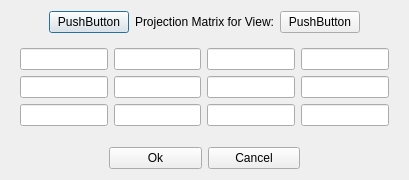
<?xml version="1.0" encoding="UTF-8"?>
<ui version="4.0">
 <class>Dialog</class>
 <widget class="QDialog" name="Dialog">
  <property name="geometry">
   <rect>
    <x>0</x>
    <y>0</y>
    <width>409</width>
    <height>180</height>
   </rect>
  </property>
  <property name="windowTitle">
   <string>Dialog</string>
  </property>
  <layout class="QVBoxLayout" name="verticalLayout" stretch="0,0,1,0">
   <item>
    <layout class="QHBoxLayout" name="horizontalLayout" stretch="1,0,0,0,1">
     <item>
      <widget class="QWidget" name="widget_5" native="true"/>
     </item>
     <item>
      <widget class="QPushButton" name="pushButton_6">
       <property name="text">
        <string>PushButton</string>
       </property>
      </widget>
     </item>
     <item>
      <widget class="QLabel" name="label_5">
       <property name="text">
        <string>Projection Matrix for View:</string>
       </property>
       <property name="alignment">
        <set>Qt::AlignCenter</set>
       </property>
      </widget>
     </item>
     <item>
      <widget class="QPushButton" name="pushButton_5">
       <property name="text">
        <string>PushButton</string>
       </property>
      </widget>
     </item>
     <item>
      <widget class="QWidget" name="widget_6" native="true"/>
     </item>
    </layout>
   </item>
   <item>
    <widget class="QWidget" name="widget" native="true">
     <layout class="QGridLayout" name="gridLayout_3">
      <item row="1" column="3">
       <widget class="QLineEdit" name="lineEdit_10"/>
      </item>
      <item row="2" column="2">
       <widget class="QLineEdit" name="lineEdit_13"/>
      </item>
      <item row="2" column="0">
       <widget class="QLineEdit" name="lineEdit_11"/>
      </item>
      <item row="0" column="3">
       <widget class="QLineEdit" name="lineEdit_6"/>
      </item>
      <item row="1" column="0">
       <widget class="QLineEdit" name="lineEdit_7"/>
      </item>
      <item row="2" column="1">
       <widget class="QLineEdit" name="lineEdit_12"/>
      </item>
      <item row="1" column="1">
       <widget class="QLineEdit" name="lineEdit_8"/>
      </item>
      <item row="0" column="1">
       <widget class="QLineEdit" name="lineEdit_4"/>
      </item>
      <item row="1" column="2">
       <widget class="QLineEdit" name="lineEdit_9"/>
      </item>
      <item row="0" column="0">
       <widget class="QLineEdit" name="lineEdit_3"/>
      </item>
      <item row="0" column="2">
       <widget class="QLineEdit" name="lineEdit_5"/>
      </item>
      <item row="2" column="3">
       <widget class="QLineEdit" name="lineEdit_14"/>
      </item>
     </layout>
    </widget>
   </item>
   <item>
    <widget class="QWidget" name="widget_4" native="true"/>
   </item>
   <item>
    <layout class="QGridLayout" name="gridLayout_2">
     <item row="0" column="2">
      <widget class="QPushButton" name="pushButton_4">
       <property name="text">
        <string>Cancel</string>
       </property>
      </widget>
     </item>
     <item row="0" column="0">
      <widget class="QWidget" name="widget_2" native="true"/>
     </item>
     <item row="0" column="1">
      <widget class="QPushButton" name="pushButton_3">
       <property name="text">
        <string>Ok</string>
       </property>
      </widget>
     </item>
     <item row="0" column="3">
      <widget class="QWidget" name="widget_3" native="true"/>
     </item>
    </layout>
   </item>
  </layout>
 </widget>
 <tabstops>
  <tabstop>pushButton_6</tabstop>
  <tabstop>pushButton_5</tabstop>
  <tabstop>lineEdit_3</tabstop>
  <tabstop>lineEdit_4</tabstop>
  <tabstop>lineEdit_5</tabstop>
  <tabstop>lineEdit_6</tabstop>
  <tabstop>lineEdit_7</tabstop>
  <tabstop>lineEdit_8</tabstop>
  <tabstop>lineEdit_9</tabstop>
  <tabstop>lineEdit_10</tabstop>
  <tabstop>lineEdit_11</tabstop>
  <tabstop>lineEdit_12</tabstop>
  <tabstop>lineEdit_13</tabstop>
  <tabstop>lineEdit_14</tabstop>
  <tabstop>pushButton_3</tabstop>
  <tabstop>pushButton_4</tabstop>
 </tabstops>
 <resources/>
 <connections/>
</ui>
